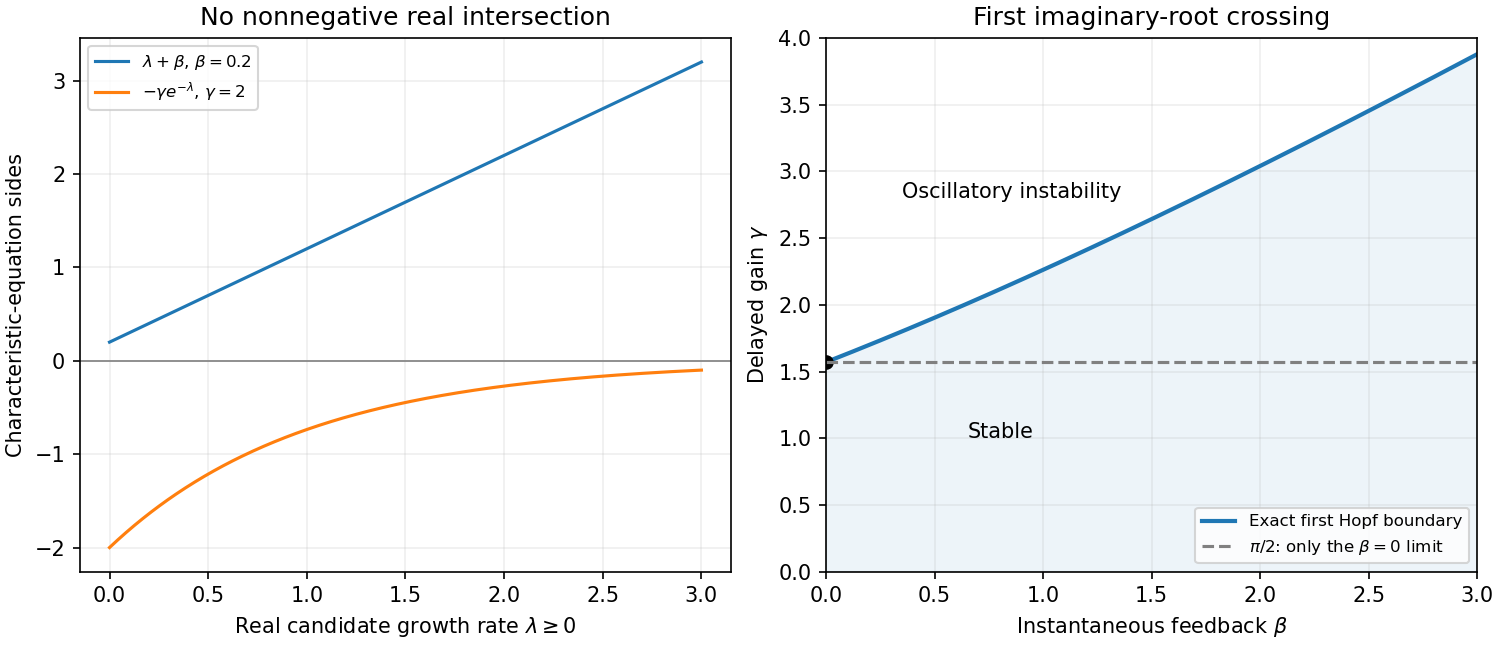

Python code for this plot:
# Original figure. Tested Python3.14, NumPy2.3.5, Matplotlib3.10.7.
# Run from the desired output directory; writes one same-basename PNG to CWD.
from pathlib import Path
import numpy as np
import matplotlib
matplotlib.use("Agg")
import matplotlib.pyplot as plt
plt.rcParams.update({"font.size":10,"figure.facecolor":"white","axes.facecolor":"white","savefig.facecolor":"white"})

fig,axes=plt.subplots(1,2,figsize=(10,4.3),layout='constrained');z=np.linspace(0,3,500);axes[0].plot(z,z+.2,label='$\\lambda+\\beta$, $\\beta=0.2$');axes[0].plot(z,-2*np.exp(-z),label='$-\\gamma e^{-\\lambda}$, $\\gamma=2$');axes[0].axhline(0,color='grey',lw=.8);axes[0].set(xlabel='Real candidate growth rate $\\lambda\\geq0$',ylabel='Characteristic-equation sides',title='No nonnegative real intersection');axes[0].legend(fontsize=8);axes[0].grid(alpha=.2)
w=np.linspace(np.pi/2,2.65,1000);beta=-w/np.tan(w);gain=w/np.sin(w);axes[1].plot(beta,gain,lw=2,label='Exact first Hopf boundary');axes[1].fill_between(beta,0,gain,color='tab:blue',alpha=.08);axes[1].plot(0,np.pi/2,'ko');axes[1].axhline(np.pi/2,color='grey',ls='--',label='$\\pi/2$: only the $\\beta=0$ limit');axes[1].text(.65,1,'Stable');axes[1].text(.35,2.8,'Oscillatory instability');axes[1].set(xlim=(0,3),ylim=(0,4),xlabel='Instantaneous feedback $\\beta$',ylabel='Delayed gain $\\gamma$',title='First imaginary-root crossing');axes[1].legend(fontsize=8,loc='lower right');axes[1].grid(alpha=.2)

fig.savefig(Path.cwd()/"2009-respiration-stability.png",dpi=150)
